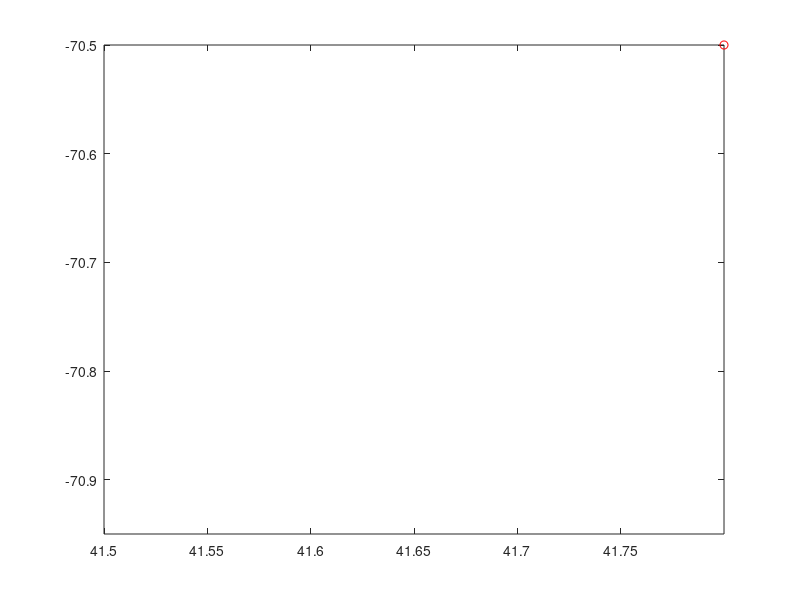

The MATLAB script that drew this image:
 a = [41.50,   -70.95];
 b = [ 41.80 , -70.50];

 % straight line function from a to b
 func = @(x)a(2) + (a(2)-b(2))/(a(1)-b(1))*(x-a(1));

 % determine the x values
 x = linspace(a(1),b(1),50);

 % determine the y values
 y = func(x);

 % create the figure
 figure;

 % get a handle to a plot graphics object
 hPlot = plot(NaN,NaN,'ro');

 % set the axes limits
 xlim([min(a(1),b(1)) max(a(1),b(1))]);
 ylim([min(a(2),b(2)) max(a(2),b(2))]);

 % iterate through each point on line
 for k=1:length(x)
     % update the plot graphics object with the next position
     set(hPlot,'XData',x(k),'YData',y(k));

     % pause for 0.5 seconds
     pause(0.5);
 end